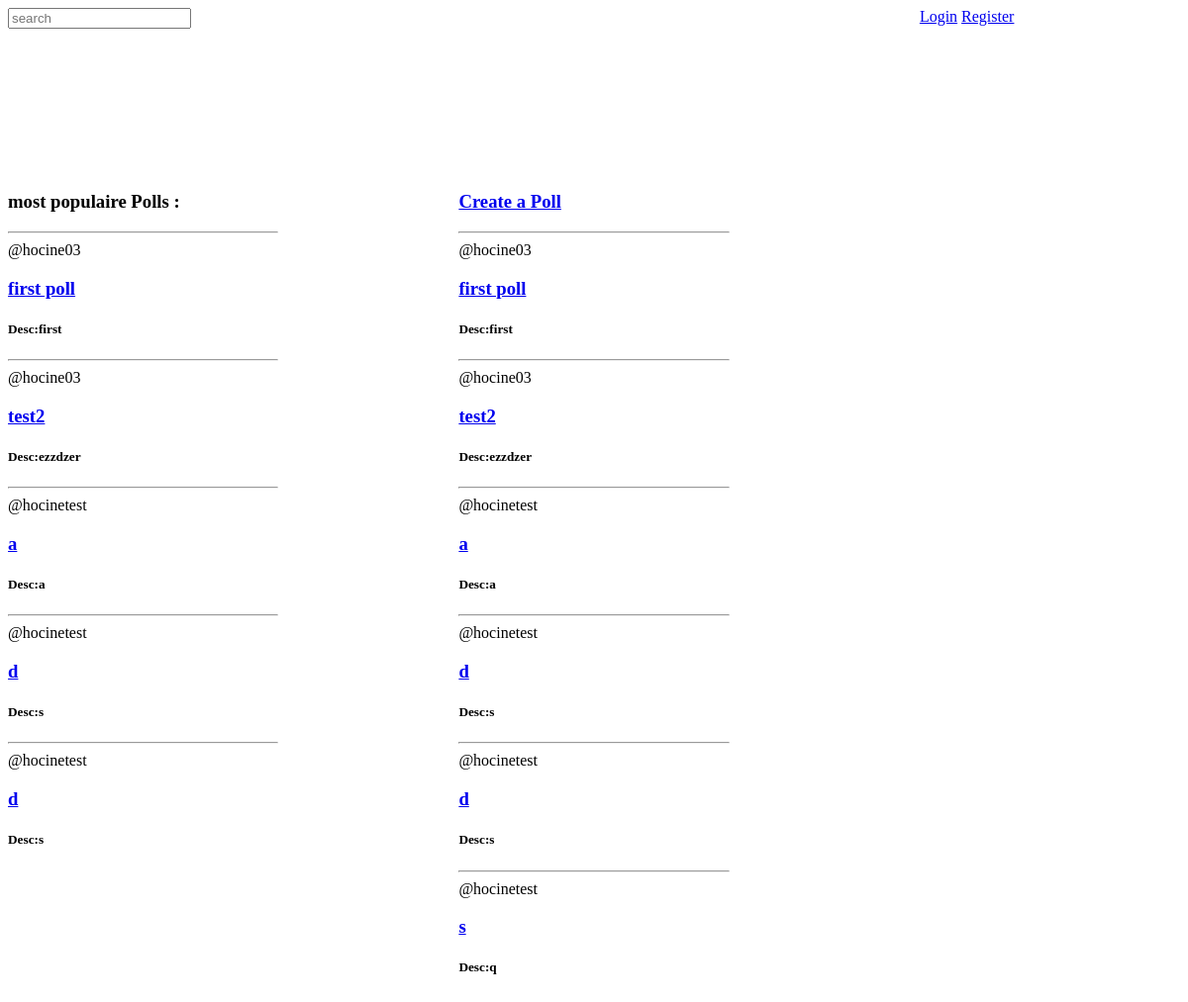
The page / on the database its author committed.
### base/models.py (models this page shows)
class Polls_details(models.Model):
    Question=models.TextField(max_length=20,null=False)
    Desc=models.TextField(max_length=20,null=True)
    Date_created=models.DateTimeField(auto_now_add=True)
    Date_end=models.DateTimeField()
    Is_active=models.BooleanField(default=True)
    Created_by=models.ForeignKey(User,on_delete=models.CASCADE)

### base/views.py (the view)
# urls.py: path('',views.home,name="home"),
def home(request):
    authent=False
    all_polls=Polls_details.objects.all().order_by('Is_active')
    recent5=Polls_details.objects.all().order_by('Date_created')[:5]
    thevotingdictionary=[]
    for a in all_polls:
        listofchoices=Choice_poll.objects.filter(poll_belongsto=a.id)
        thevotingdictionary.append({'num': a, 'list': listofchoices})
        print(listofchoices)
    posts_contribution=[]
    posts_reactions=[]
    authent = request.user.is_authenticated
    if authent:
        posts_contribution=Polls_details.objects.filter(Created_by=request.user).order_by('Date_created')[:5]
        posts_reactions=User_choices.objects.filter(the_voter=request.user).order_by("the_poll")[:5]
    print('authent:', authent)
    context={
        'you':request.user,
        'authent':authent,
        'pols':all_polls,
        'recent':recent5,
        'posts_contribution':posts_contribution,
        'posts_reactions':posts_reactions,
        'thevotingdictionary':thevotingdictionary,
    }
    return render(request,'home.html',context)

### base/templates/home.html (shortened to what this page needs)
{%extends 'main.html'%}
{%block content%}
<div class="mainone">
    <div class="navbar">
        <div>
            <form method="GET">
            <input type="text" name="s" placeholder="search" />
            </form>
        </div>
        <div>
        </div>
        <div>
        {%if authent%}
        <a href="{%url 'logoutpage' %}">Logout</a>
        {%else%}
        <a href="{% url 'loginpage'%}" >Login</a>
        <a href="{% url 'registerpage'%}">Register</a>
        {%endif%}
        </div>
    </div>
    <div class="container">
        <div>
            <h3>most populaire Polls :</h3>
            {%for r in recent%}
            <hr>
            <div>
                <div>
                    <span>@{{r.Created_by}}</span>
                <a href="{%url 'poll_visit' r.id%}"> <h3>{{r.Question}}</h3></a>
                <h5>Desc:{{r.Desc}}</h5>
            </div>
            </div>
            {%endfor%}
        </div>
        <div></div>
        <div>
            <a href="{% url 'poll_create'%}"><h3>Create a Poll</h3></a>
            <div>
            {%for p in pols%}
            <div>
                <hr>
                <span>@{{p.Created_by}}</span>
               <a href="{%url 'poll_visit' p.id%}"> <h3>{{p.Question}}</h3></a>
                <h5>Desc:{{p.Desc}}</h5>
            </div>
            {%endfor%}
        </div>
        </div>
        <div></div>
    </div>
</div>
{%endblock content%}

### base/templates/main.html (shortened to what this page needs)
<html lang="en">
<head>
</head>
<body>
    {%block content%}
    {%endblock content%}
</body>
</html>

### base/templates/home.html (style rules this page uses)
.mainone { display: grid; grid-template-rows: 1fr 5fr; }
.navbar { display: grid; grid-template-columns: 2fr 5fr 2fr; }
.container { display: grid; grid-template-columns: 3fr 2fr 3fr 2fr 3fr; }

### rows shown on the page
Polls_details: Created_by "hocine03", Question "first poll", Desc "first"
Polls_details: Created_by "hocine03", Question "test2", Desc "ezzdzer"
Polls_details: Created_by "hocinetest", Question "a", Desc "a"
Polls_details: Created_by "hocinetest", Question "d", Desc "s"
Polls_details: Created_by "hocinetest", Question "d", Desc "s"
Polls_details: Created_by "hocinetest", Question "s", Desc "q"
